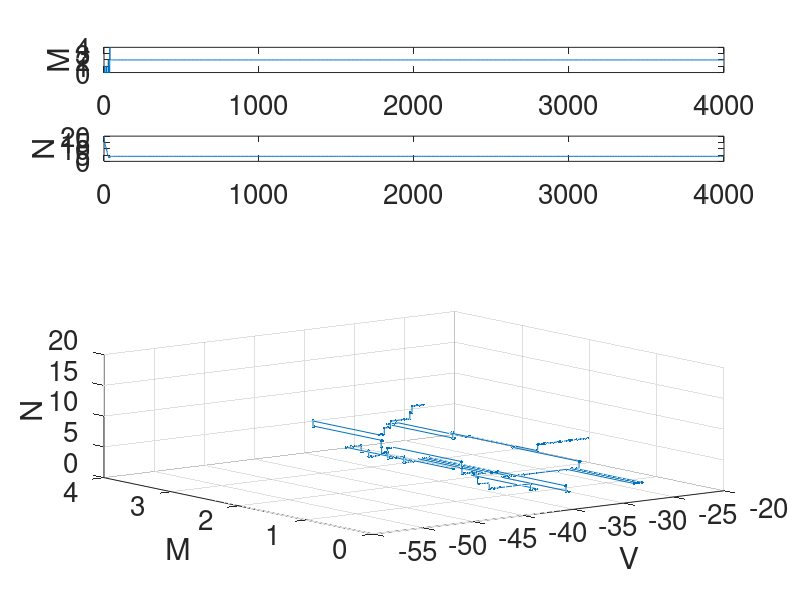

Here is the MATLAB script that generated this plot:
function [V,M,N,t,Mtot,Ntot]=mlexactboth(tmax,Mtot,Ntot)

%function [V,M,Mtot,N,Ntot]=mlexactboth(tmax,Mtot,Ntot);
%
% Exact solution of Morris Lecar with discrete stochastic potassium channel 
% (0<=N<=Ntot) and discrete stochastic calcium channel (0<=M<=Mtot).  
% Using the random time change representation, we track four reactions: 
%
% Rxn 1: calcium (m-gate) closed -> open (per capita rate alpha_m)
% Rxn 2: calcium (m-gate) open -> closed (per capita rate beta_m)
% Rxn 3: potassium (n-gate) closed -> open (per capita rate alpha_n)
% Rxn 4: potassium (n-gate) open -> closed (per capita rate beta_n)
%
% Default Mtot=40, Ntot=40, tmax=4000.
%
% Applied current "Iapp" set internally. 
%
% PJT June 2013, CWRU.  Following Bard Ermentrout's "ml-rtc-exact.ode".

%% Use global variables to represent the channel state
% and random trigger for Poisson process
% Calcium
global Mcalcium_tot % total number of Calcium channels
global Mcalcium % number of Calcium channels in conducting state
global tau1  T1 % dummy variables for time to next Ca-opening event
global tau2  T2 % dummy variables for time to next Ca-closing event
% Potassium
global Npotassium_tot % total number of Potassium channels
global Npotassium % number of Potassium channels in conducting state
global tau3 T3 % dummy variables for time to next K-opening event
global tau4 T4 % dummy variables for time to next K-closing event

%% Set defaults for input arguments
if nargin < 3, Ntot=40; end
Npotassium_tot=Ntot;
if nargin < 2, Mtot=40; end
Mcalcium_tot=Mtot;
if nargin < 1, tmax=4e3; end

%% Parameters
phi_m=0.4; 
va = -1.2; vb=18;
vc = 2; vd = 30;
phi_n = 0.04;

%% Functions for Morris-Lecar
global Iapp; Iapp=@(t)100; % applied current
global xi_m; xi_m=@(v)(v-va)/vb; % scaled argument for m-gate input voltage
global minf; minf=@(v)0.5*(1+tanh(xi_m(v))); % m-gate activation function
global tau_m; tau_m=@(v)1./(phi_m*cosh(xi_m(v)/2)); % m-gate time constant
global alpha_m; alpha_m=@(v)(minf(v)./tau_m(v));
global beta_m; beta_m=@(v)((1-minf(v))./tau_m(v));
global xi_n; xi_n=@(v)(v-vc)/vd; % scaled argument for n-gate input
global ninf; ninf=@(v)0.5*(1+tanh(xi_n(v))); % n-gate activation function
global tau_n; tau_n=@(v)1./(phi_n*cosh(xi_n(v)/2));  % n-gate time constant
global alpha_n; alpha_n=@(v)(ninf(v)./tau_n(v));
global beta_n; beta_n=@(v)((1-ninf(v))./tau_n(v));

%% ODE options including reset
options=odeset('Events',@nextevent);

%% initialize
t0=0;
t=t0; % global "external" time
tau1=-log(rand); % time of next event on reaction stream 1 ("internal time")
tau2=-log(rand); % time of next event on reaction stream 2 ("internal time")
tau3=-log(rand); % time of next event on reaction stream 3 ("internal time")
tau4=-log(rand); % time of next event on reaction stream 4 ("internal time")
T1=0; % integrated intensity function for reaction 1
T2=0; % integrated intensity function for reaction 2
T3=0; % integrated intensity function for reaction 3
T4=0; % integrated intensity function for reaction 4
V0=-50; % start at an arbitrary middle voltage
V=V0; % initial voltage
M0=0; % start with calcium channels all closed
Mcalcium=M0; % initial state of calcium channel
M=M0; % use M to record the time course
N0=ceil(Ntot/2); % start with half potassium channels open
Npotassium=N0; % initial state of potassium channel
N=N0; % use N to record the time course

%% Loop over events
while t(end)<tmax

%% integrate ODE for voltage, until the next event is triggered
% State vector U for integration contains the following components
% 1 [voltage;
% 2 integral of (# closed)*alpha_m(v(t));
% 3 integral of (# open)*beta_m(v(t));
% 4 integral of (# closed)*alpha_n(v(t));
% 5 integral of (# open)*beta_n(v(t));
% 6 # open calcium channels;
% 7 # open potassium channels].
U0=[V0;0;0;0;0;M0;N0];
tspan=[t(end),tmax];
[tout,Uout,~,~,event_idx]=ode23(@dudtfunc,tspan,U0,options);
Vout=Uout(:,1); % voltage at time of next event
Mout=Uout(:,6); % number of calcium channels open at end of next event
Nout=Uout(:,7); % number of potassium channels open at end of next event
t=[t,tout'];
V=[V,Vout'];
M=[M,Mout'];
N=[N,Nout'];

%% Identify which reaction occurred, adjust state, and continue;
% and set trigger for next event.
mu=event_idx; % next reaction index
if mu==1 % next reaction is a calcium channel opening
    M0=M0+1; % increment calcium channel state
    tau1=tau1-log(rand); % increment in tau1 is exponentially distributed with mean 1
elseif mu==2 % next reaction is a calcium channel closing
    M0=M0-1; % decrement calcium channel state
    tau2=tau2-log(rand); % increment in tau2 is exponentially distributed with mean 1
elseif mu==3 % next reaction is a potassium channel opening
    N0=N0+1;    % increment potassium channel state
    tau3=tau3-log(rand); % increment in tau3 is exponentially distributed with mean 1
elseif mu==4 % next reaction is a potassium channel closing
    N0=N0-1;    % decrement potassium channel state
    tau4=tau4-log(rand); % increment in tau4 likewise
end
Mcalcium=M0;
Npotassium=N0;
if M0>Mcalcium_tot, error('M>Mtot'), end
if M0<0, error('M<0'), end
if N0>Npotassium_tot, error('N>Ntot'), end
if N0<0, error('N<0'), end
T1=T1+Uout(end,2);
T2=T2+Uout(end,3);
T3=T3+Uout(end,4);
T4=T4+Uout(end,5);
V0=V(end);
end % while t(end)<tmax

%% Plot output
figure
subplot(6,1,1),plot(t,M),ylabel('M','FontSize',20),set(gca,'FontSize',20)
subplot(6,1,2),plot(t,N),ylabel('N','FontSize',20),set(gca,'FontSize',20)
subplot(6,1,6),plot(t,V),xlabel('Time','FontSize',20)
    ylabel('V','FontSize',20),set(gca,'FontSize',20)
subplot(6,1,4:6),plot3(V,M,N,'.-'),xlabel('V','FontSize',20)
    ylabel('M','FontSize',20),zlabel('N','FontSize',20),set(gca,'FontSize',20)
grid on, rotate3d, shg
end % End of function mlexactboth

%% Define the RHS for Morris-Lecar
% state vector for integration is as follows:
% u(1) = voltage
% u(2) = integral of Ca-opening hazard function (Rxn 1)
% u(3) = integral of Ca-closing hazard function (Rxn 2)
% u(4) = integral of K-opening hazard function (Rxn 3)
% u(5) = integral of K-closing hazard function (Rxn 4)
% u(6) = M (number of open calcium channels)
% u(7) = N (number of open potassium channels)
function dudt=dudtfunc(t,u)
global Iapp % applied current
global Mcalcium Mcalcium_tot
global Npotassium Npotassium_tot
global alpha_m beta_m
global alpha_n beta_n

%% Parameters
vK = -84; vL = -60; vCa = 120;
gK =8; gL =2; C=20; gCa = 4.4;

%% calculate the RHS;
v=u(1); % extract the voltage from the input vector
dudt=[...  % voltage
    (Iapp(t)-gCa*(Mcalcium/Mcalcium_tot)*(v-vCa)-gL*(v-vL)...
    -gK*(Npotassium/Npotassium_tot)*(v-vK))/C;
    % Calcium chan. opening, internal time elapsed
    alpha_m(v)*(Mcalcium_tot-Mcalcium);
    % Calcium chan. closing, internal time elapsed
    beta_m(v)*Mcalcium;
    % Potassium chan. opening, internal time elapsed
    alpha_n(v)*(Npotassium_tot-Npotassium);
    % Potassium chan. closing, internal time elapsed
    beta_n(v)*Npotassium;
    0; % M is constant between events
    0]; % N is constant between events
end

%% define behavior at threshold crossing
function [value,isterminal,direction] = nextevent(~,u)
    global tau1 T1 % timing trigger for reaction 1 (Calcium opening)
    global tau2 T2 % timing trigger for reaction 2 (Calcium closing)
    global tau3 T3 % timing trigger for reaction 3 (Potassium opening)
    global tau4 T4 % timing trigger for reaction 4 (Potassium closing)
    value=[u(2)-(tau1-T1);u(3)-(tau2-T2);u(4)-(tau3-T3);u(5)-(tau4-T4)];
    isterminal=[1;1;1;1]; % stop and restart integration at crossing
    direction=[1;1;1;1]; % increasing value of the quantity at the trigger
end